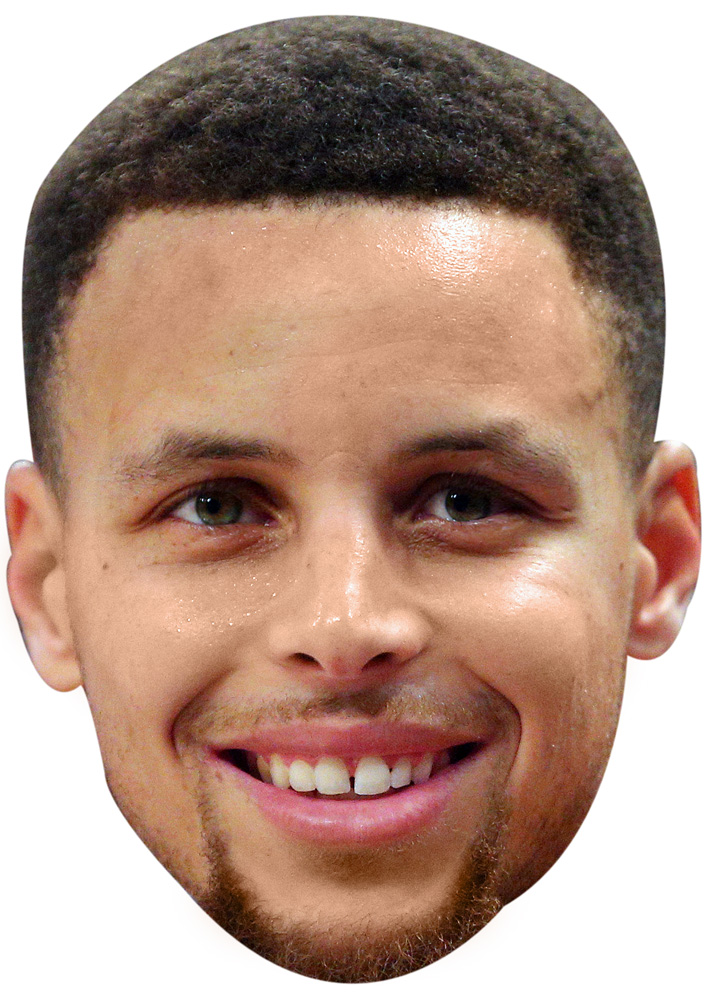
#> input picture steph_curry.jpeg, 707 x 1000 px
$ jupyter execute PCA_Facial_Reconstruction.ipynb
#> lines starting #> are read from the running program, lines starting #| are printed output that depends on the picture
<center><h1><font color = "orange">Facial Reconstruction Through Dimensionality Reduction</font></h1></center>

[cell 1]
#Imports
import numpy as np
from PIL import Image
from sklearn.decomposition import PCA

[cell 2]
#Open an image
im = Image.open("steph_curry.jpeg")
#> im is the input picture: PIL image 707x1000 RGB; mean R, G, B 181.5, 151.1, 136
im = im.convert('L')
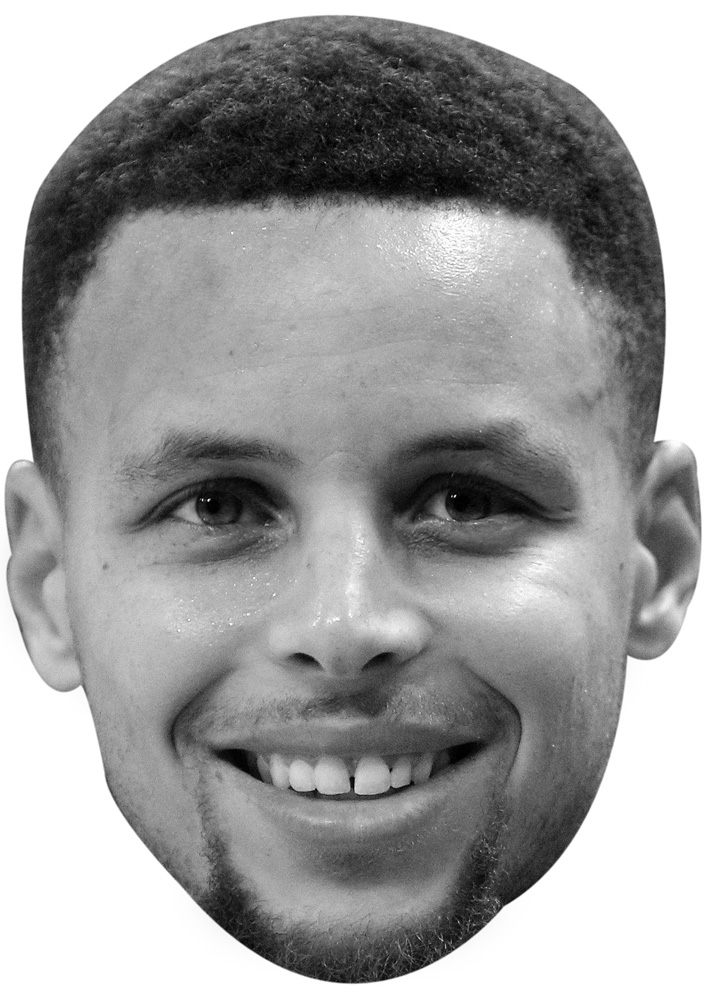
#> im: PIL image 707x1000 L; min 0, max 255, mean 158.5
im.show()

[cell 3]
#The number of dimensions (set n higher for better reconstruction)
n = 20
pca = PCA(n_components=n)
pca.fit(im)
new_im = pca.transform(np.array(im))

#The reconstructed image vector
reconstruct = pca.inverse_transform(new_im)
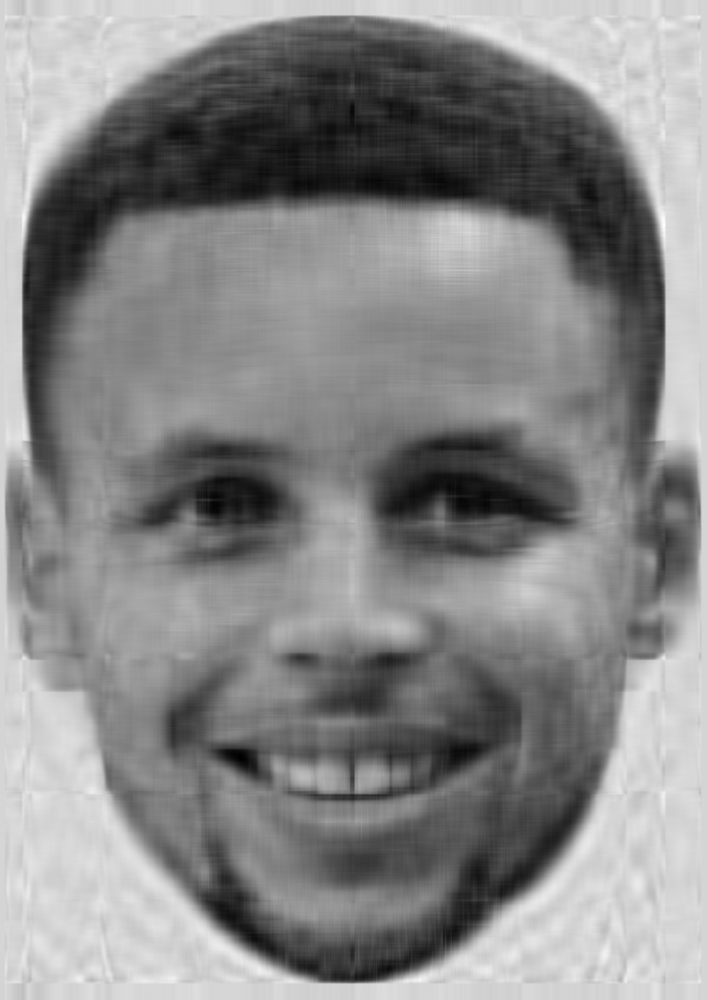
#> reconstruct: shape (1000, 707) float64; min -8.87, max 307.1, mean 158.5; drawn with min black and max white

[cell 4]
#Show the reconstructed image
im1 = Image.fromarray(reconstruct)
im1.show()
